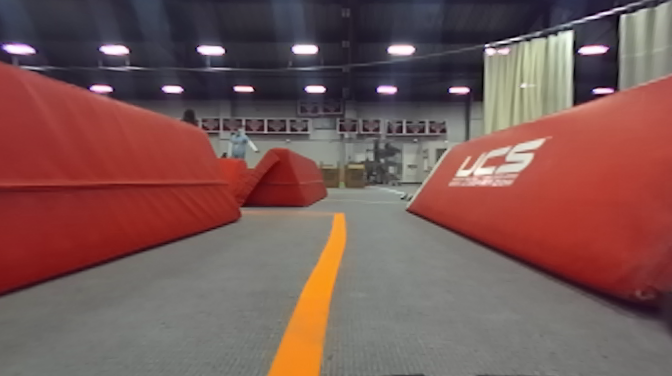
#> input picture media/line_color.png, 672 x 376 px
$ python -i find_lines.py   (imports and definitions only)   (Python 2 division)
#> lines starting #> are read from the running program, lines starting #| are printed output that depends on the picture; after the words box and inside, x2 and y2 are one past the last pixel; in counts of white or black regions, pixels touching at a corner belong together
#> further down, picture is the input picture: shape (376, 672, 3); mean B, G, R 85, 87.6, 121
#!/usr/bin/env python
"""
@file hough_lines.py (taken from https://docs.opencv.org/3.4/d9/db0/tutorial_hough_lines.html)
@brief This program demonstrates line finding with the Hough transform
"""

import sys
import math
from turtle import left
import cv2 as cv
import numpy as np
from torch import true_divide

# [8 lines left out: function image_print, not called in this run]


def find_lines(img, probabalisticHough = True, allLines=False):
    """
    Input:
		img: np.3darray; the input image with a cone to be detected. BGR.

    Returns:
        lines_returned: an array of tuples (pt1,pt2) reprsenting the start and end points
                        all lines detected in the image

    """
#> called with probabalisticHough = True, allLines = False

    # crop the upper 1/3 of the image to black
    shape = img.shape
#> shape = (376, 672, 3)
    print(shape)
#| (376, 672, 3)
    for i in range(0,int(shape[0])/2):
      img[i,:] = 0
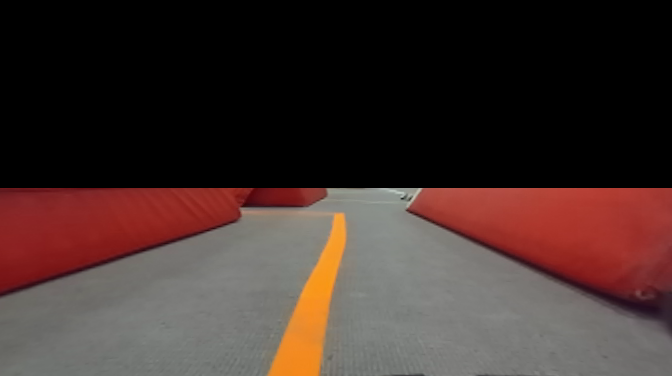
#> img: shape (376, 672, 3); mean B, G, R 44.8, 48.5, 65.9

    # ##filtering for white
    # hsv_img = cv.cvtColor(img, cv.COLOR_BGR2HSV)

    # #define range of white
    # sensitivity = 15
    # lower_white = np.array([0,0,255-sensitivity])
    # upper_white = np.array([255,sensitivity,255])

    # #threshold the hsv image to get only white
    # mask = cv.inRange(hsv_img, lower_white, upper_white)

    # #bitwase-AND mask and original img
    # res  = cv.bitwise_and(img, img, mask = mask)

    # ##end white filtering

    gray_img = cv.cvtColor(img, cv.COLOR_BGR2GRAY)
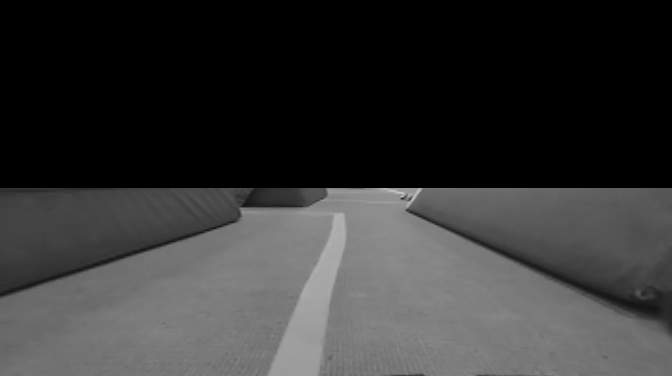
#> gray_img: shape (376, 672); min 0, max 198, mean 53.3

    #img, threshold 1, threshold 2, apertureSize (for the Sobel operator)
    #increase min threshold to filter out gray lines
    edges = cv.Canny(gray_img, 100, 200, apertureSize = 3)
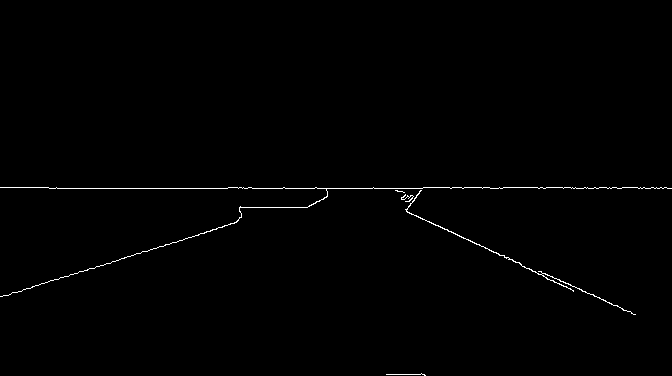
#> edges: shape (376, 672); 0.6% white in thin lines or dots, all inside (x1, y1, x2, y2) = (0, 187, 672, 376)

    # Copy edges to the images that will display the results in BGR
    cedges = cv.cvtColor(edges, cv.COLOR_GRAY2BGR)
    cedgesP = cv.cvtColor(edges, cv.COLOR_GRAY2BGR)

    lines_returned = []


    #probabilstic Hough
    if (probabalisticHough):
      #probabilitistic transform
      linesP = cv.HoughLinesP(edges, 1, np.pi / 180, 200, None, 50, 10)
#> linesP = [[49, 188, 422, 188], [0, 187, 56, 187]]

      if linesP is not None:
        max_left_line_slope = 0 # has positive slope
        min_right_line_slope = 0 # has negative slope
        left_line = ((0,0),(0,0)) #(x,y)
        right_line = ((0,0),(0,0))

        for i in range(0, len(linesP)):
            l = linesP[i][0]

            #returning all lines
            if (allLines):
              lines_returned.append(((l[0], l[1]), (l[2], l[3])))
              #cv.line(cedgesP, (l[0], l[1]), (l[2], l[3]), (0,0,255), 3, cv.LINE_AA)
            #returning two lines
            else:
              slope = (l[3] - l[1])/(l[2]-l[0])
              if (slope > 0 and slope > max_left_line_slope):
                max_left_line_slope = slope
                left_line = ((l[0], l[1]), (l[2], l[3]))
              elif (slope < 0 and slope < min_right_line_slope):
                min_right_line_slope = slope
                right_line = ((l[0], l[1]), (l[2], l[3]))
              lines_returned.append(left_line)
              lines_returned.append(right_line)
#> this loop made 2 passes
#> (l, slope) on passes 1 to 2: ([49, 188, 422, 188], 0), ([0, 187, 56, 187], 0)
#> after the loop, left_line = ((0, 0), (0, 0)); lines_returned = [((0, 0), (0, 0)), ((0, 0), (0, 0)), ((0, 0), (0, 0)), ((0, 0), (0, 0))]; max_left_line_slope = 0; min_right_line_slope = 0; right_line = ((0, 0), (0, 0))

    #standard hough
    else:
      lines = cv.HoughLines(edges, 1, np.pi / 180, 150, None, 0, 0)
      if lines is not None:
        min_left_line_theta = 90 #
        min_right_line_theta = 90 # (rho negative is right line)
        left_line = ((0,0),(0,0))
        right_line = ((0,0),(0,0))

        for i in range(0, len(lines)):
            rho = lines[i][0][0]
            theta = lines[i][0][1]
            a = math.cos(theta)
            b = math.sin(theta)
            x0 = a * rho
            y0 = b * rho
            pt1 = (int(x0 + 1000*(-b)), int(y0 + 1000*(a)))
            pt2 = (int(x0 - 1000*(-b)), int(y0 - 1000*(a)))

            #all lines
            if (allLines):
              lines_returned.append((pt1,pt2))
              #cv.line(cedges, pt1, pt2, (0,0,255), 3, cv.LINE_AA)
            #two lines
            else:
              if (rho > 0 and theta < min_left_line_theta):
                min_left_line_theta = theta
                left_line = (pt1,pt2)
              elif (rho < 0 and theta < min_right_line_theta):
                min_right_line_theta = theta
                right_line = (pt1,pt2)
              lines_returned.append(left_line)
              lines_returned.append(right_line)


    # [6 lines of commented-out code are left out]
    if (allLines):
      lines_returned = sorted(lines_returned,key = lambda x: x[0][0])

    return lines_returned

# [44 lines left out: function find_intercept_point, not called in this run]

>>> import cv2
>>> picture = cv2.imread('../../media/line_color.png')
>>> result = find_lines(picture)
#> result has the same summary as lines_returned in find_lines

$ run again, on media/stop_sign_debug.png
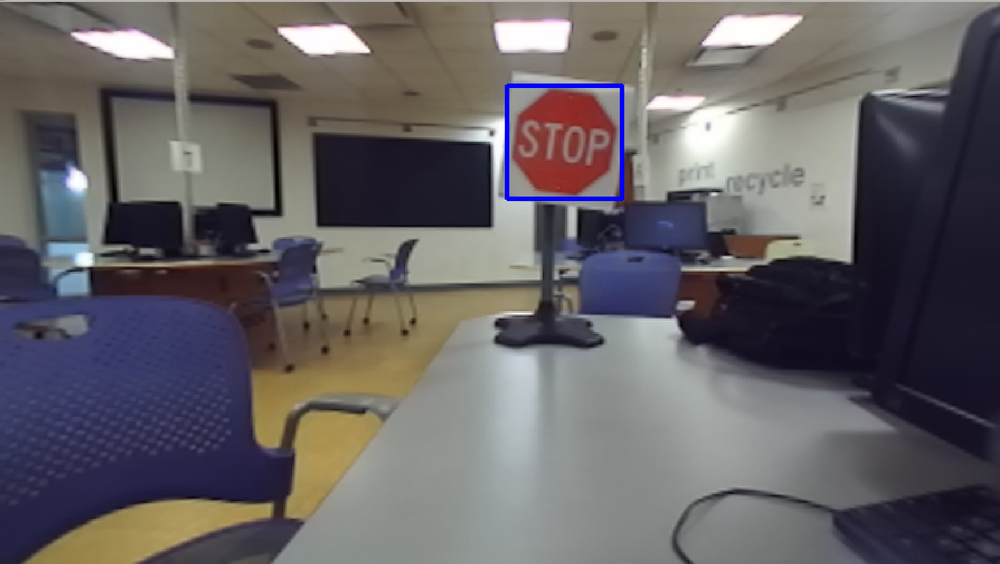
#> input picture media/stop_sign_debug.png, 1000 x 564 px, shrunk from 1557 x 878 before the run
#> picture is the input picture: shape (564, 1000, 3); mean B, G, R 100.6, 97.5, 101.3
#| (564, 1000, 3)
#> after the loop in find_lines, `for i in range(0,int(shape[0])/2):`:
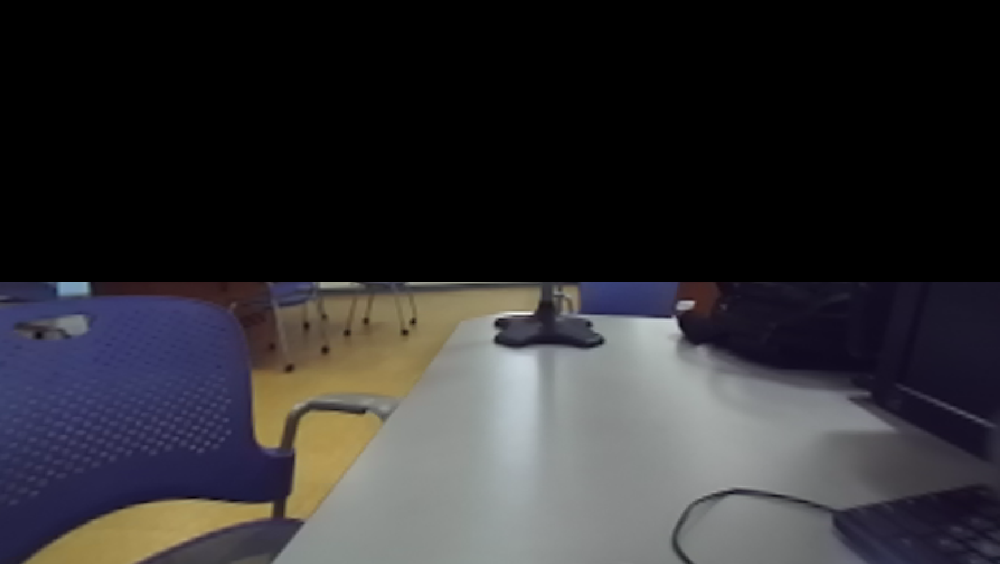
#> img: shape (564, 1000, 3); mean B, G, R 49.2, 46.3, 47.5
#> in find_lines, `edges = cv.Canny(gray_img, 100, 200, apertureSize = 3)`:
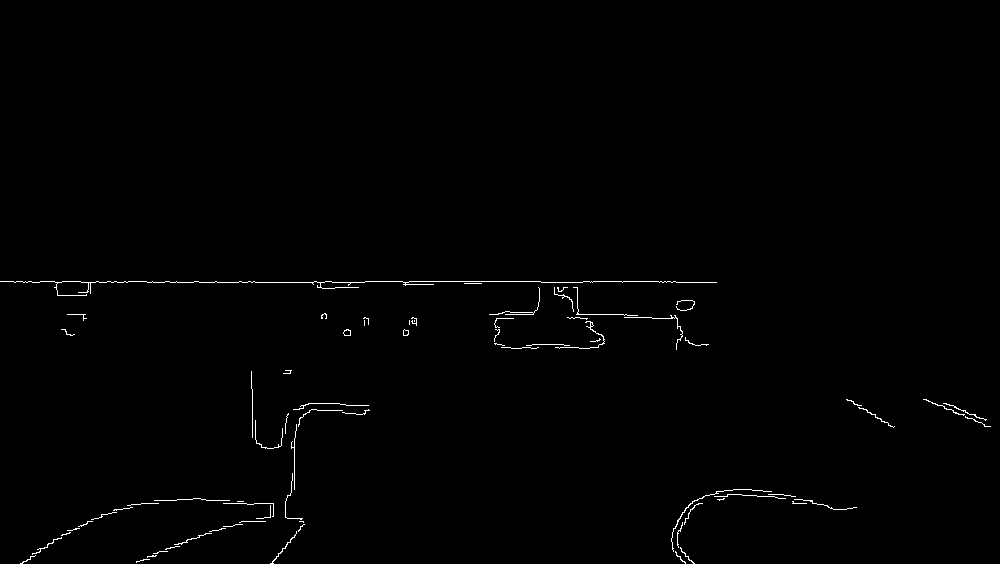
#> edges: shape (564, 1000); 0.65% white in thin lines or dots, all inside (x1, y1, x2, y2) = (0, 281, 991, 564)
#> linesP = [[583, 281, 675, 281], [541, 282, 592, 282], [147, 282, 364, 282], [365, 281, 540, 281]]
#> the loop in find_lines, `for i in range(0, len(linesP)):` made 4 passes
#> after the loop in find_lines, `for i in range(0, len(linesP)):`: left_line = ((0, 0), (0, 0)); lines_returned = [((0, 0), (0, 0)), ((0, 0), (0, 0)), ((0, 0), (0, 0)), ((0, 0), (0, 0)), ((0, 0), (0, 0)), ((0, 0), (0, 0)), ((0, 0), (0, 0)), ((0, 0), (0, 0))]; max_left_line_slope = 0; right_line = ((0, 0), (0, 0))
#> result has the same summary as lines_returned in find_lines
